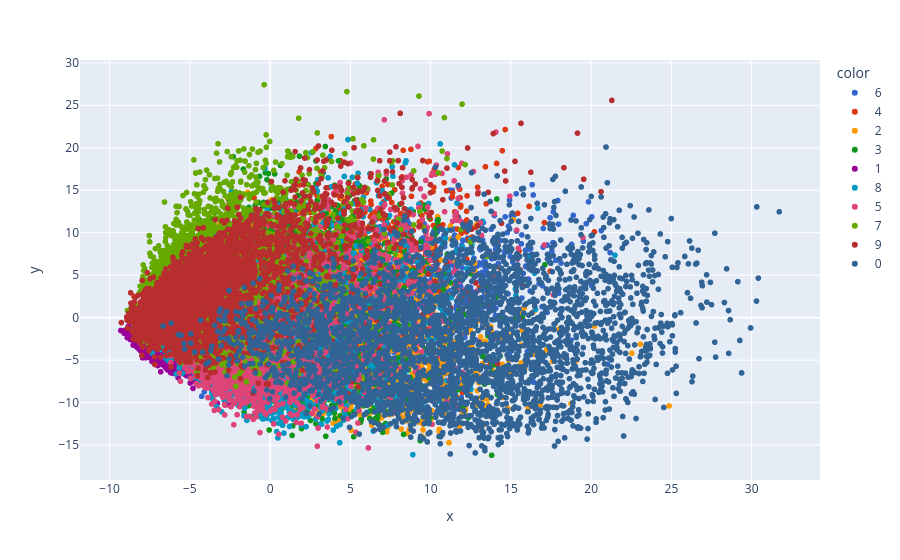

Here is the notebook cell this chart was saved with:
### Code cell
px.scatter(x=x_train_trf[:,0],y=x_train_trf[:,1],color=y_train.astype(str),color_discrete_sequence=px.colors.qualitative.G10)

### Figure 1 — Plotly figure (JSON) as saved in the notebook; plotly's stock layout.template omitted (floating-point values rounded to 4 significant figures; data arrays with more than 128 entries replaced by an {"elided": "..."} marker saying what was removed)
{"data": [{"hovertemplate": "color=6<br>x=%{x}<br>y=%{y}<extra></extra>", "legendgroup": "6", "marker": {"color": "#3366CC", "symbol": "circle"}, "mode": "markers", "name": "6", "showlegend": true, "type": "scattergl", "x": {"elided": "3296 float values"}, "xaxis": "x", "y": {"elided": "3296 float values"}, "yaxis": "y"}, {"hovertemplate": "color=4<br>x=%{x}<br>y=%{y}<extra></extra>", "legendgroup": "4", "marker": {"color": "#DC3912", "symbol": "circle"}, "mode": "markers", "name": "4", "showlegend": true, "type": "scattergl", "x": {"elided": "3245 float values"}, "xaxis": "x", "y": {"elided": "3245 float values"}, "yaxis": "y"}, {"hovertemplate": "color=2<br>x=%{x}<br>y=%{y}<extra></extra>", "legendgroup": "2", "marker": {"color": "#FF9900", "symbol": "circle"}, "mode": "markers", "name": "2", "showlegend": true, "type": "scattergl", "x": {"elided": "3317 float values"}, "xaxis": "x", "y": {"elided": "3317 float values"}, "yaxis": "y"}, {"hovertemplate": "color=3<br>x=%{x}<br>y=%{y}<extra></extra>", "legendgroup": "3", "marker": {"color": "#109618", "symbol": "circle"}, "mode": "markers", "name": "3", "showlegend": true, "type": "scattergl", "x": {"elided": "3488 float values"}, "xaxis": "x", "y": {"elided": "3488 float values"}, "yaxis": "y"}, {"hovertemplate": "color=1<br>x=%{x}<br>y=%{y}<extra></extra>", "legendgroup": "1", "marker": {"color": "#990099", "symbol": "circle"}, "mode": "markers", "name": "1", "showlegend": true, "type": "scattergl", "x": {"elided": "3723 float values"}, "xaxis": "x", "y": {"elided": "3723 float values"}, "yaxis": "y"}, {"hovertemplate": "color=8<br>x=%{x}<br>y=%{y}<extra></extra>", "legendgroup": "8", "marker": {"color": "#0099C6", "symbol": "circle"}, "mode": "markers", "name": "8", "showlegend": true, "type": "scattergl", "x": {"elided": "3295 float values"}, "xaxis": "x", "y": {"elided": "3295 float values"}, "yaxis": "y"}, {"hovertemplate": "color=5<br>x=%{x}<br>y=%{y}<extra></extra>", "legendgroup": "5", "marker": {"color": "#DD4477", "symbol": "circle"}, "mode": "markers", "name": "5", "showlegend": true, "type": "scattergl", "x": {"elided": "3039 float values"}, "xaxis": "x", "y": {"elided": "3039 float values"}, "yaxis": "y"}, {"hovertemplate": "color=7<br>x=%{x}<br>y=%{y}<extra></extra>", "legendgroup": "7", "marker": {"color": "#66AA00", "symbol": "circle"}, "mode": "markers", "name": "7", "showlegend": true, "type": "scattergl", "x": {"elided": "3502 float values"}, "xaxis": "x", "y": {"elided": "3502 float values"}, "yaxis": "y"}, {"hovertemplate": "color=9<br>x=%{x}<br>y=%{y}<extra></extra>", "legendgroup": "9", "marker": {"color": "#B82E2E", "symbol": "circle"}, "mode": "markers", "name": "9", "showlegend": true, "type": "scattergl", "x": {"elided": "3376 float values"}, "xaxis": "x", "y": {"elided": "3376 float values"}, "yaxis": "y"}, {"hovertemplate": "color=0<br>x=%{x}<br>y=%{y}<extra></extra>", "legendgroup": "0", "marker": {"color": "#316395", "symbol": "circle"}, "mode": "markers", "name": "0", "showlegend": true, "type": "scattergl", "x": {"elided": "3319 float values"}, "xaxis": "x", "y": {"elided": "3319 float values"}, "yaxis": "y"}], "layout": {"legend": {"title": {"text": "color"}, "tracegroupgap": 0}, "margin": {"t": 60}, "xaxis": {"anchor": "y", "domain": [0, 1], "title": {"text": "x"}}, "yaxis": {"anchor": "x", "domain": [0, 1], "title": {"text": "y"}}}}
